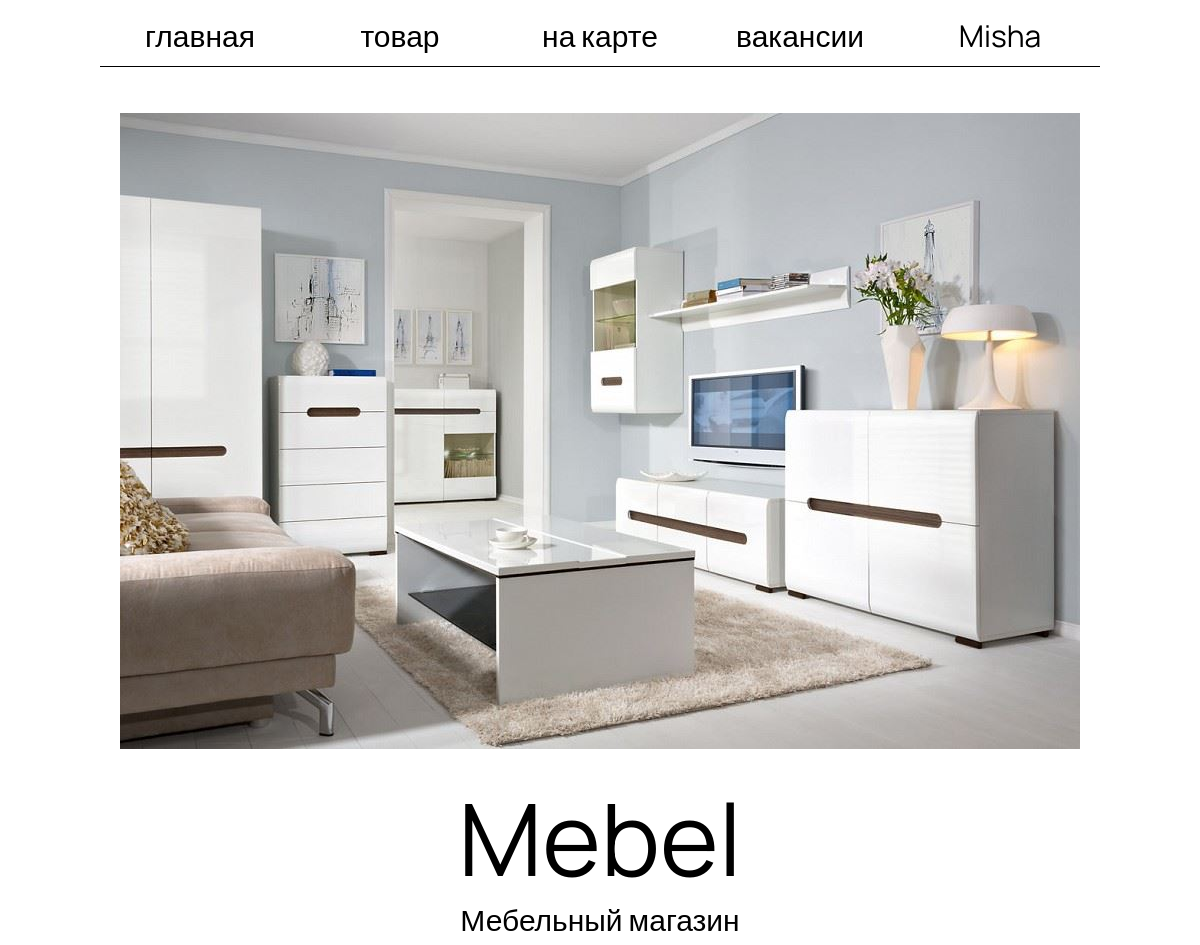
Before: /index (signed in, upper part) with the older database file.
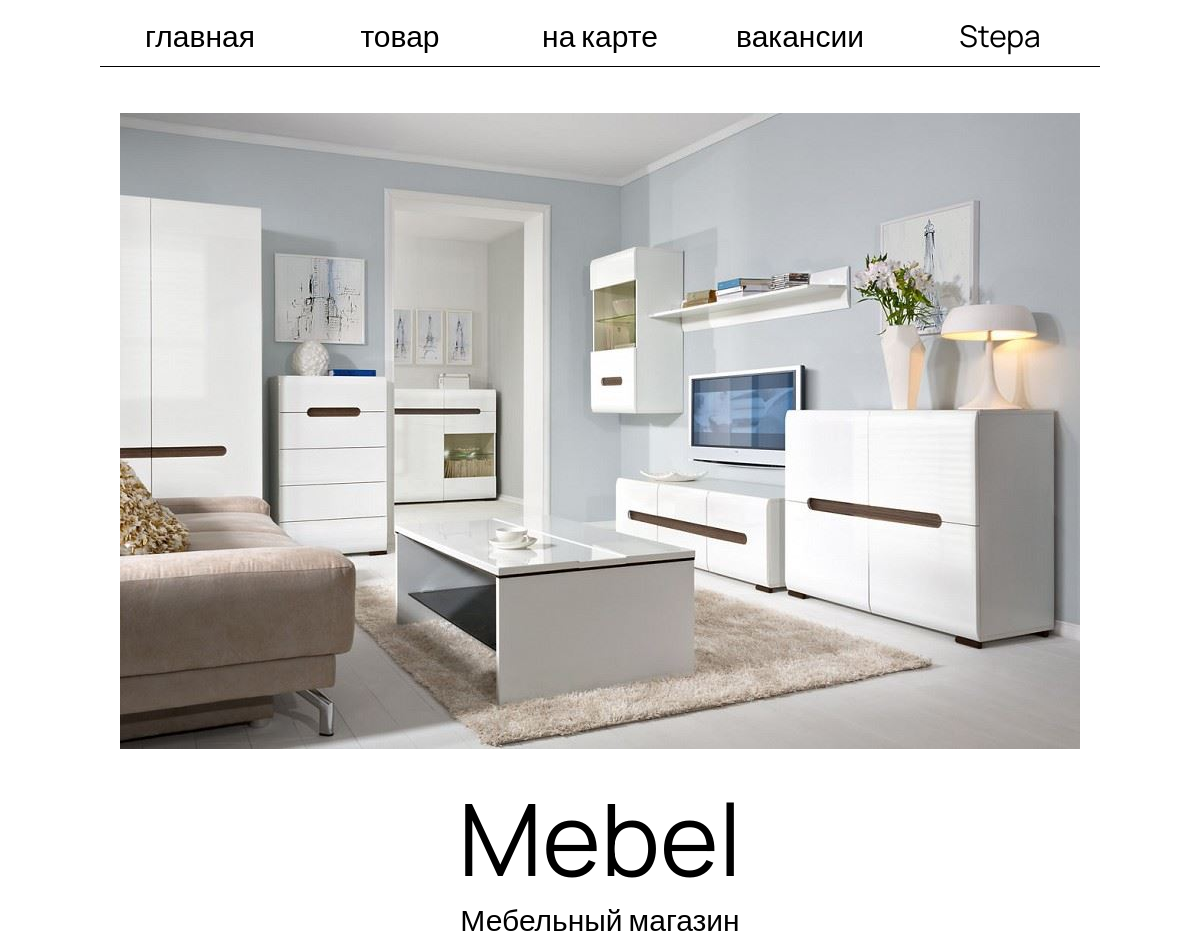
After: the same page with the newer database file.
### data/users.py (models this page shows, shortened)
class User(SqlAlchemyBase, UserMixin):
    __tablename__ = 'users'
    id = sqlalchemy.Column(sqlalchemy.Integer,
                           primary_key=True, autoincrement=True)
    name = sqlalchemy.Column(sqlalchemy.String, nullable=True)
    email = sqlalchemy.Column(sqlalchemy.String,
                              index=True, unique=True, nullable=True)
    hashed_password = sqlalchemy.Column(sqlalchemy.String, nullable=True)
    created_date = sqlalchemy.Column(sqlalchemy.DateTime,
                                     default=datetime.datetime.now)

### main.py (the view)
@app.route('/')
@app.route('/index')
def index():
    return render_template('index.html')

### data/db_session.py (called while the page is built)
def create_session() -> Session:
    global __factory
    return __factory()

### main.py (called while the page is built)
@login_manager.user_loader
def load_user(user_id):
    db_sess = db_session.create_session()
    return db_sess.query(User).get(user_id)

### templates/index.html (shortened to what this page needs)
<!DOCTYPE html>
<html lang="ru">
<head>
  <link rel="stylesheet" href="{{ url_for('static',filename='styles/style_index.css') }}">
</head>
<body>
  <div class="menu">
    <div class="menu__body">
      <a href="" class="menu__button">главная</a>
      <a href="" class="menu__button">товар</a>
      <a href="" class="menu__button">на карте</a>
      <a href="" class="menu__button">вакансии</a>
      {% if current_user.is_authenticated %}
        <a class="menu__button" href="/profile">{{ current_user.name }}</a>
      {% else %}
        <a class="menu__button" href="/login">войти</a>
      {% endif %}
    </div>
  </div>
  <div class="wrapper">
    <header class="header">
        <div class="header__fon">
          <p class="header__img"><img src="{{ url_for('static',filename='img/фон.jpg') }}" class="header__img"></p>
            <div class="header__title">Mebel</div>
              <div class="header__subtitle">Мебельный магазин</div>
        </div>
    </header>
  </div>
</body>
</html>

### static/styles/style_index.css (style rules this page uses)
html,body { height: 100%; width: 100%; margin: 0; padding: 0; }
.wrapper { min-height: 100%; display: flex; flex-direction: column; background: white; }
.menu { display: grid; grid-template: 1fr / minmax(auto, 100px) 1fr minmax(auto, 100px); position: sticky; top: 0%; background: white; }
.menu__body { grid-column: 2 / 3; display: grid; grid-template: 1fr / repeat(5, 1fr); margin-top: 15px; border-bottom: 1px solid black; padding-bottom: 10px; }
.menu__button { transition-duration: 0.3s; font-family: 'Manrope', sans-serif; font-size: 30px; text-align: center; text-decoration-line: none; color: black; }
.header { grid-area: header; }
.header__fon { margin-top: 30px; display: grid; grid-template: 1fr minmax(auto, 100px) minmax(auto, 100px) / minmax(auto, 200px) 1fr minmax(auto, 200px); }
.header__img { text-align: center; grid-column: 2 / 3; grid-row: 1 / 2; }
.header__title { font-family: 'Manrope', sans-serif; font-size: 100px; text-align: center; grid-column: 2 / 3; grid-row: 2 / 3; }
.header__subtitle { font-family: 'Manrope', sans-serif; font-size: 30px; text-align: center; grid-column: 2 / 3; grid-row: 3 / 4; margin-top: 30px; }

Changed rows visible on the page:
changed User: name "Misha" → "Stepa"
